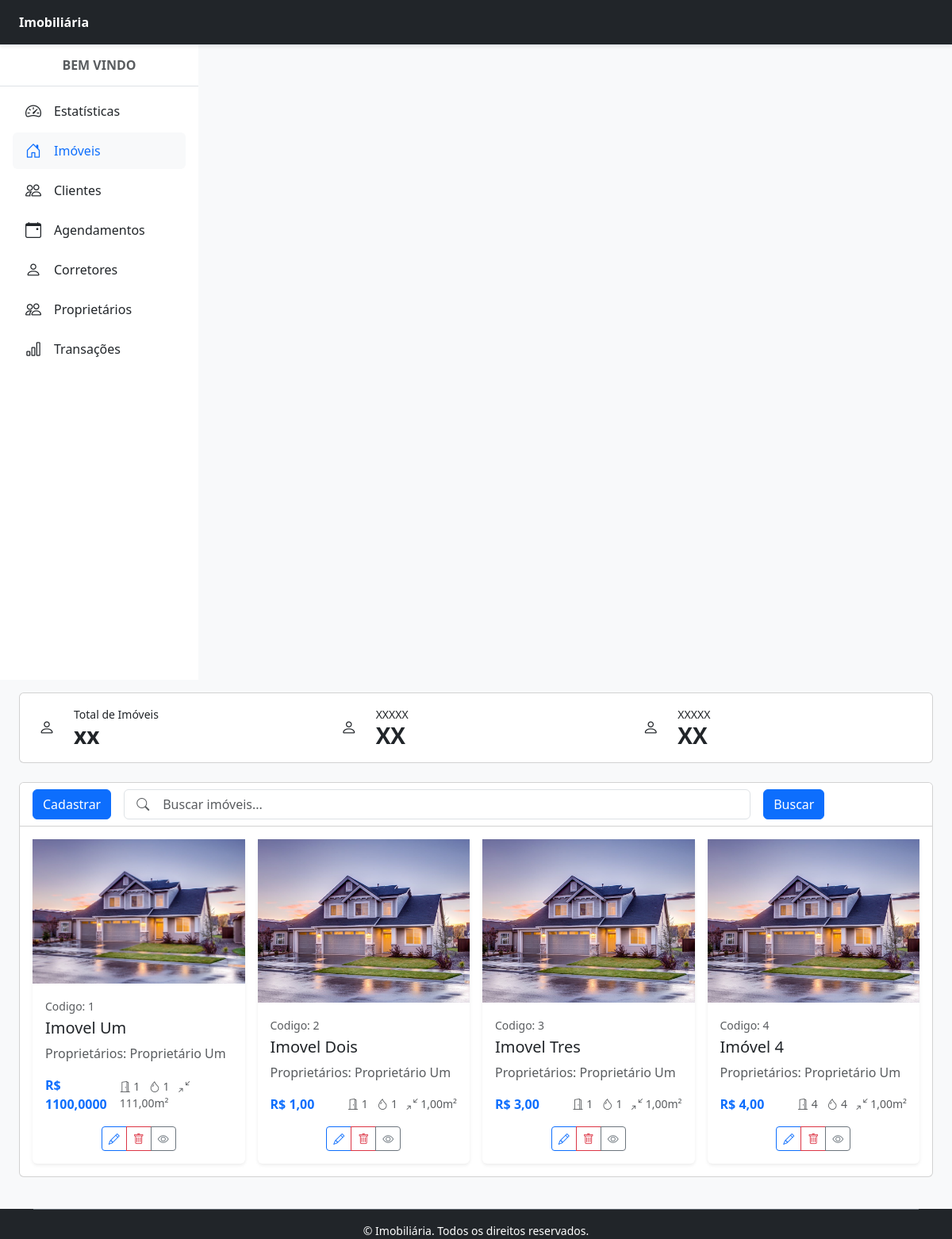
/imovel/, run on the app's committed database.
### imovel/models.py (models this page shows, shortened)
class Imovel(models.Model):
    nome = models.CharField(max_length=100)
    codigoImovel = models.CharField('Código do Imóvel', max_length=10, unique=True, help_text='Código único do imóvel', default='Imovel')
    foto = StdImageField('Foto', upload_to='pessoas', delete_orphans=True, null=True, blank=True)
    endereco = models.CharField('Endereço', max_length=100, help_text='Endereço completo')
    proprietario = models.ManyToManyField(Proprietario, verbose_name='Proprietário', help_text='Selecione o proprietário do imóvel')
    disponivel_locacao = models.BooleanField('Disponível para Locação', default=True, help_text='Indica se o imóvel está disponível para locação')
    valorVenda = models.DecimalField('Valor de Venda', max_digits=10, decimal_places=2, null=True, blank=True, help_text='Valor do imóvel para venda')
    valorIPTU = models.DecimalField('Valor IPTU', max_digits=10, decimal_places=2, null=True, blank=True, help_text='Valor anual do IPTU')
    valorCondominio = models.DecimalField('Valor do Condomínio', max_digits=10, decimal_places=2, null=True, blank=True, help_text='Valor mensal do condomínio')
    areaTotal = models.DecimalField('Área Total (m²)', max_digits=10, decimal_places=2, null=True, blank=True, help_text='Área total do imóvel em metros quadrados')
    areaPrivativa = models.DecimalField('Área Privativa (m²)', max_digits=10, decimal_places=2, null=True, blank=True, help_text='Área privativa do imóvel em metros quadrados')
    areaUtil = models.DecimalField('Área Útil (m²)', max_digits=10, decimal_places=2, null=True, blank=True, help_text='Área útil do imóvel em metros quadrados')
    numQuartos = models.IntegerField('Número de Quartos', null=True, blank=True, help_text='Número de quartos no imóvel')
    numBanheiros = models.IntegerField('Número de Banheiros', null=True, blank=True, help_text='Número de banheiros no imóvel')
    vagasGaragem = models.IntegerField('Vagas de Garagem', null=True, blank=True, help_text='Número de vagas de garagem disponíveis')
    caracteristicas = models.TextField('Características', null=True, blank=True, help_text='Descrição das características do imóvel')
    comodidades = models.TextField('Comodidades', null=True, blank=True, help_text='Lista de comodidades oferecidas pelo imóvel')
    descricao = models.TextField('Descrição Completa', null=True, blank=True, help_text='Descrição detalhada do imóvel')
    tipoImovel = models.CharField('Tipo de Imóvel', max_length=20, choices=[('Casa', 'Casa'), ('Apartamento', 'Apartamento'), ('Terreno', 'Terreno'), ('Comercial', 'Comercial'), ('Outro', 'Outro'),], null=True, blank=True, help_text='Tipo do imóvel (casa, apartamento, etc.)')
    VALORIZACAO_PADRAO = Decimal('1.10')  # 10% de valorização padrão
    zona_valorizacao = models.BooleanField(
        default=False,
        help_text="Marque se o imóvel está em uma região de valorização especial (ex: bairro de luxo, próximo a universidades)."
    )
    class Meta:
        verbose_name = 'Imóvel'
        verbose_name_plural = 'Imóveis'
    def has_proprietarios(self):
        return self.proprietario.exists()
    def status_imovel(self):
        if Transacao.objects.filter(codigoImovel=self, tipoTransacao='Venda', statusTransacao='Pendente').exists():
            return 'Em Confirmação de Venda'
        elif not self.disponivel_locacao:
            return 'Não Disponível para Locação'
        else:
            return 'Disponível para Locação e Venda'
    def calcular_valor_venda_com_valorizacao(self):
        if self.valorVenda is None:
            return None
        if self.zona_valorizacao:
            return self.valorVenda * self.VALORIZACAO_PADRAO
        return self.valorVenda

### proprietarios/models.py (models this page shows, shortened)
class Proprietario(Pessoa):
    codigoProprietario = models.IntegerField('Código do Proprietário', help_text='Código do proprietário', unique=True, null=True, blank=True)

### imovel/views.py (the view)
# urls.py: path('imovel/', ImovelView.as_view(), name='imovel'),
class ImovelView(ListView):
    model = Imovel
    template_name = 'imovel.html'
    def dispatch(self, request, *args, **kwargs):
        self.delete_imoveis_without_proprietarios()
        return super().dispatch(request, *args, **kwargs)
    def delete_imoveis_without_proprietarios(self):
        imoveis_to_delete = Imovel.objects.all()
        deleted_count = 0
        for imovel in imoveis_to_delete:
            if not imovel.has_proprietarios():
                imovel.delete()
                deleted_count += 1
        if deleted_count > 0:
            messages.info(self.request, f'{deleted_count} Imóvel sem proprietário foi automaticamente excluído.')
    def get_queryset(self):
        buscar = self.request.GET.get('buscar')
        qs = super(ImovelView, self).get_queryset()
        if buscar:
            qs = qs.filter(nome__icontains=buscar)
        if qs.count() > 0:
            paginator = Paginator(qs, 10)
            listagem = paginator.get_page(self.request.GET.get('page'))
            return listagem
        else:
            return messages.info(self.request, 'Nenhum imovel encontrado com esse nome')

### imovel/templates/imovel.html (shortened to what this page needs)
{% extends "principal.html" %}
{% block content %}
<div class="container-fluid">
    <div class="row">
        <main class="col-md-9 col-lg-12 p-3">
            <div class="card mb-4">
                <div class="card-body">
                    <div class="row g-4">
                        <div class="col-md-4">
                            <div class="d-flex align-items-center gap-3">
                                <div class="p-2 bg-icon-purple rounded-circle">
                                    <i class="bi bi-person text-icon-purple fs-5"></i>
                                </div>
                                <div>
                                    <p class="text-muted-foreground mb-0 small">Total de Imóveis</p>
                                    <p class="h3 fw-bold mb-0">xx</p>
                                </div>
                            </div>
                        </div>
                        <div class="col-md-4">
                            <div class="d-flex align-items-center gap-3">
                                <div class="p-2 bg-icon-green rounded-circle">
                                    <i class="bi bi-person text-icon-green fs-5"></i>
                                </div>
                                <div>
                                    <p class="text-muted-foreground mb-0 small">XXXXX</p>
                                    <p class="h3 fw-bold mb-0">XX</p>
                                </div>
                            </div>
                        </div>
                        <div class="col-md-4">
                            <div class="d-flex align-items-center gap-3">
                                <div class="p-2 bg-icon-red rounded-circle">
                                    <i class="bi bi-person text-icon-red fs-5"></i>
                                </div>
                                <div>
                                    <p class="text-muted-foreground mb-0 small">XXXXX</p>
                                    <p class="h3 fw-bold mb-0">XX</p>
                                </div>
                            </div>
                        </div>
                    </div>
                </div>
            </div>
            <div class="card">
                <div class="card-header bg-white d-flex justify-content-between align-items-center">
                    <div class="d-flex align-items-center gap-3">
                        <a href="{% url 'imovel_adicionar' %}" class="btn btn-primary">Cadastrar</a>
                        <div class="position-relative">
                            <i
                                class="bi bi-search position-absolute top-50 start-0 translate-middle-y ms-3 text-muted"></i>
                            <input type="text" class="form-control ps-5" placeholder="Buscar imóveis..."
                                style="width: 790px;" value="{{ request.GET.buscar }}">
                        </div>
                        <a href="#" class="btn btn-primary">Buscar</a>
                    </div>
                </div>
                <div class="card-body">
                    <div class="row row-cols-1 row-cols-sm-2 row-cols-md-3 row-cols-lg-4 g-3">
                        {% for imovel in object_list %}
                        <div class="col">
                            <div class="card h-100 border-0 shadow-sm hover-shadow transition-all">
                                {% if imovel.foto %}
                                <img src="{{ imovel.foto.url }}" class="img-fluid w-100 h-100 object-fit-cover"
                                    alt="Imóvel">
                                {% else %}
                                <img src="/static/img/casa1.jpeg" class="img-fluid w-100 h-100 object-fit-cover"
                                    alt="Imóvel">
                                {% endif %}
                                <div class="card-body">
                                    <small class="text-muted">Codigo: {{imovel.codigoImovel}}</small>
                                    <h5 class="card-title mt-1 mb-2">{{ imovel.nome }}</h5>
                                    <p class="card-text text-muted mb-3">Proprietários:
                                        {% for proprietario in imovel.proprietario.all %}
                                        {{proprietario.nome}}{% if not forloop.last %}, {% endif %}
                                        {% endfor %}
                                    </p>
                                    <div class="d-flex justify-content-between align-items-center">
                                        <span class="fw-bold text-primary">R$ {{ imovel.calcular_valor_venda_com_valorizacao|default:"0.00" }}</span>
                                        <div class="text-muted small">
                                            <i class="bi bi-door-open"></i> {{ imovel.numQuartos|default:"-" }}
                                            <i class="bi bi-droplet ms-2"></i> {{ imovel.numBanheiros|default:"-" }}
                                            <i class="bi bi-arrows-angle-contract ms-2"></i> {{ imovel.areaTotal|default:"-" }}m²
                                        </div>
                                    </div>
                                </div>
                                <div class="card-footer bg-transparent border-top-0 pt-0 pb-3 text-center">
                                    <div class="btn-group btn-group-sm" role="group">
                                        <a href="{% url 'imovel_editar' imovel.pk %}" class="btn btn-outline-primary"
                                            title="Editar">
                                            <i class="bi bi-pencil"></i>
                                        </a>
                                        <a href="{% url 'imovel_apagar' imovel.pk %}" class="btn btn-outline-danger"
                                            title="Excluir">
                                            <i class="bi bi-trash"></i>
                                        </a>
                                        <button type="button" class="btn btn-outline-secondary" data-bs-toggle="modal"
                                            data-bs-target="#modal{{imovel.id}}">
                                            <i class="bi bi-eye"></i>
                                        </button>
                                    </div>
                                </div>
                            </div>
                        </div>
                        {% endfor %}
                    </div>
                </div>
        </main>
    </div>
</div>
</html>
{% endblock %}

### data on the page
Imovel: codigoImovel "1", nome "Imovel Um", calcular_valor_venda_com_valorizacao "1100,0000", numQuartos "1", numBanheiros "1", areaTotal "111,00"
Proprietario: nome "Proprietário Um"
Imovel: codigoImovel "2", nome "Imovel Dois", calcular_valor_venda_com_valorizacao "1,00", numQuartos "1", numBanheiros "1", areaTotal "1,00"
Imovel: codigoImovel "3", nome "Imovel Tres", calcular_valor_venda_com_valorizacao "3,00", numQuartos "1", numBanheiros "1", areaTotal "1,00"
Imovel: codigoImovel "4", nome "Imóvel 4", calcular_valor_venda_com_valorizacao "4,00", numQuartos "4", numBanheiros "4", areaTotal "1,00"
